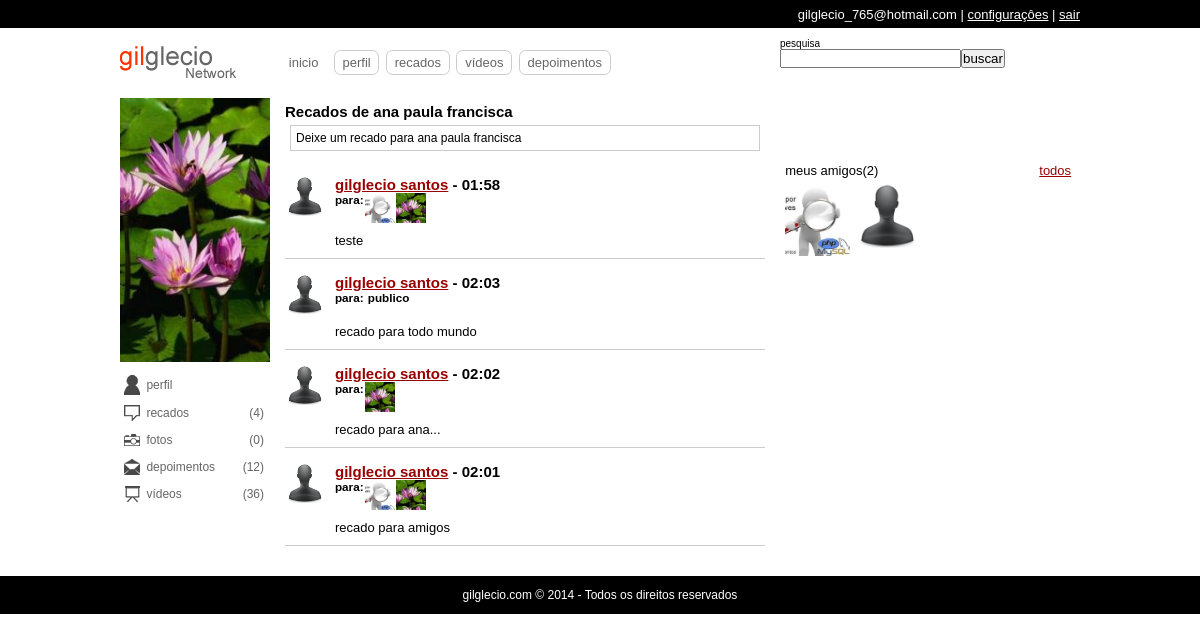
Page /recados.php?uid=3 (signed in) on the committed database.
### tables this page shows
CREATE TABLE IF NOT EXISTS `usuarios` (
  `id` int(11) NOT NULL AUTO_INCREMENT,
  `email` varchar(64) NOT NULL,
  `senha` varchar(128) NOT NULL,
  `nome` varchar(32) NOT NULL,
  `sobrenome` varchar(64) NOT NULL,
  `nascimento` date NOT NULL,
  `sexo` varchar(10) NOT NULL,
  `imagem` varchar(128) DEFAULT NULL,
  `status` int(1) NOT NULL DEFAULT '0',
  `cadastro` date NOT NULL,
  `nivel` int(1) NOT NULL DEFAULT '0',
  PRIMARY KEY (`id`)
);

CREATE TABLE IF NOT EXISTS `recados` (
  `id` int(11) NOT NULL AUTO_INCREMENT,
  `de` int(11) NOT NULL,
  `para` varchar(10) NOT NULL,
  `recado` text NOT NULL,
  `status` int(1) NOT NULL DEFAULT '1',
  `data` timestamp NOT NULL DEFAULT CURRENT_TIMESTAMP ON UPDATE CURRENT_TIMESTAMP,
  PRIMARY KEY (`id`)
);

### classes/DB.class.php (called while the page is built, shortened)
<?php
	class DB{
		private static $conn;
		static function getConn(){
			if(is_null(self::$conn)){
				self::$conn = new PDO('mysql:host=localhost;dbname=aularedesocial','root','123');
				self::$conn->setAttribute(PDO::ATTR_ERRMODE,PDO::ERRMODE_EXCEPTION);
			}
			return self::$conn;
		}
	}

### classes/Recados.class.php (called while the page is built, shortened)
<?php
	class Recados extends DB{
		static function getRecados($idExtrangeiro){
			$select = self::getConn()->prepare("
			SELECT u.id, u.nome, u.sobrenome, u.imagem, a.de, a.para, r.id, r.recado, r.de, r.para, r.data, r.status FROM usuarios u
			INNER JOIN amisade a ON (((u.id=a.de) AND (a.para=?)) OR ((u.id=a.para) AND (a.de=?)))
			INNER JOIN recados r ON ((r.de=u.id) AND (r.para='publico' OR r.para='amigos' OR r.para=?) AND r.status=1) AND a.status=1 ORDER BY r.data DESC");
			$select->execute(array($idExtrangeiro,$idExtrangeiro,$idExtrangeiro));
			$d['num'] = $select->rowCount();
			$d['dados'] = $select->fetchAll();
			return $d;
		}
	}

### classes/Amisade.class.php (called while the page is built, shortened)
<?php
	class Amisade extends DB{
		static function list_amigos($idExtrangeiro){
			$selAmigos= self::getConn()->prepare('SELECT u.id, u.nome, u.sobrenome, u.imagem FROM usuarios u INNER JOIN amisade a ON (((u.id=a.de) AND (a.para=?)) OR ((u.id=a.para) AND (a.de=?))) AND a.status=1');
			$selAmigos->execute(array($idExtrangeiro,$idExtrangeiro));
			$d['num'] = $selAmigos->rowCount();
			$d['dados'] = $selAmigos->fetchAll();
			return $d;
		}
		static function strIdAmigos($amigos){
			$ids = array();
			foreach ($amigos as $value) {
				array_push($ids, $value['id']);
			}
			return implode(',', $ids);
		}
	}

### classes/Allbuns.class.php (called while the page is built, shortened)
<?php
	class Albuns extends DB{
		static function listAlbuns($usuario){
			$list = self::getConn()->prepare('SELECT * FROM `albuns` WHERE `usuario`=?');
			$list->execute(array($usuario));
			$d['num'] = $list->rowCount();
			$d['dados'] = $list->fetchAll();
			return $d;
		}
		static function totalFotos($usuario){
			$albuns = self::listAlbuns($usuario);
			$totalfotos = 0;
			return $totalfotos;
		}
	}

### classes/Login.class.php (called while the page is built, shortened)
<?php
	class Login extends DB{
		private $tabela = 'usuarios';
		private $prefix = 'socialbigui_';
		private $cookie = true;
		function logado($cookei=true){
			if($this->cookie){
				if(!isset($_COOKIE[$this->prefix.'token'])){
					$this->erro = 'Você não está logado';
					return false;
				}else{
					$valor = join('#',array($_SESSION[$this->prefix.'usuario'],$_SERVER['REMOTE_ADDR'],$_SERVER['HTTP_USER_AGENT']));
					$valor = sha1($valor);
				}
			}
			return true;
		}
		function getDados($uid,$colunas='*'){
			if($this->logado()){
				$dados = self::getConn()->prepare('SELECT '.$colunas.' FROM `'.$this->tabela.'` WHERE `id`=?');
				$dados->execute(array($uid));
				return $dados->fetch(PDO::FETCH_ASSOC);
			}
		}
	}

### recados.php (the view, shortened to what this page needs)
<?php include('includes/header.php'); ?>
        <div id="amarra-center-left">
            <div class="center">
                <div class="blocos" id="pagina">
                	<h2><?php echo ($idDaSessao<>$idExtrangeiro) ? 'Recados de '.$user_fullname : 'Meus recados'; ?></h2>
                    <?php include('includes/form_recados.php'); ?>
                    <div id="listrecados">
                    	<?php
						if($recados['num']>0){
							echo '<ul>';
							foreach($recados['dados'] as $asRecados){
								echo '<li><span><img src="uploads/usuarios/'.user_img($asRecados['imagem']).'" /></span>
								<h2><a href="perfil.php?uid='.$asRecados['de'].'">'.$asRecados['nome'].' '.$asRecados['sobrenome'].'</a> - '.date('H:i',strtotime($asRecados[10])).'</h2>
								<h3>';
								echo '<ul><li>para: </li>';
								if($asRecados['para']=='amigos'){
									$amigos_recados = Amisade::list_amigos($asRecados['de']);
									foreach($amigos_recados['dados'] as $asAmigosRec){
										echo '<li><span><a href="perfil.php?uid='.$asAmigosRec['id'].'" /><img title="'.$asAmigosRec['nome'].' '.$asAmigosRec['sobrenome'].'" src="uploads/usuarios/'.user_img($asAmigosRec['imagem']).'" /></a></span></li>';
									}
								}elseif($asRecados['para']=='publico'){
									echo '<li>&nbsp;publico</li>';
								}else{
									$dados = $objLogin->getDados($asRecados['para']);
									echo '<li><span><a href="perfil.php?uid='.$dados['id'].'" /><img title="'.$dados['nome'].' '.$dados['sobrenome'].'" src="uploads/usuarios/'.user_img($dados['imagem']).'" /></a></span></li>';
								}
								echo '</ul>';
								echo '</h3>
								<!--esta linha de css faz a quebra automatica das linhas
								vindas do formulario white-space:pre-wrap; -->
								<pre><p style="white-space:pre-wrap; width:90%;">'.htmlspecialchars($asRecados[7]).'</p></pre></li>';
							}
							echo '</ul>';
						}
						?>
                    </div>
                </div>
            </div>
            <div class="right">
                <?php include('includes/amigos.php'); ?>
            </div>
        </div>
<?php include('includes/footer.php'); ?>

### includes/amigos.php (shortened to what this page needs)
<div class="blocos" id="publicidade">
</div>
<div class="blocos" id="meus-amigos">
    <span>meus amigos(<?php echo $list_amigos['num'] ?>) <a href="#">todos</a></span>
    <ul>
    	<?php
		if($list_amigos['num']>0){
			foreach($list_amigos['dados'] as $resAmigos){
				echo '<li><span><a href="perfil.php?uid='.$resAmigos[0].'"><img src="uploads/usuarios/'.user_img($resAmigos[3]).'" alt="" title="'.$resAmigos[1].' '.$resAmigos[2].'" /></a></span></li>';
			}
		}else{
			echo 'Você não tem amigos';
		}
		?>
    </ul>
</div>

### estilos/template.css (style rules this page uses)
* { margin:0; padding:0; }
body { background:url(../uploads/tema/default.jpg) center fixed; font:62.5% "Trebuchet MS", Arial, Helvetica, sans-serif; text-align:center; }
img { display:block; }
a { color:#900; }
div.center { width:489.999px; margin:0 1em; }
div.right { width:299.999px; }
div.left, div.center, div.right { min-height:50px; float:left; }
div.blocos { width:100%; min-height:50px; margin-bottom:1em; clear:both; background:#fff; }
div#content .blocos { width:auto; }
div#pagina { padding:0.5em; width:auto; }
div#meus-amigos { padding:0.2em; overflow:hidden; font-size:1.3em; }
div#meus-amigos span { width:97%; display:block; padding:0.2em; }
div#meus-amigos span a { float:right; }
div#meus-amigos ul { width:298px; height:281px; overflow-y:scroll; list-style:none; }
div#meus-amigos ul li { display:inline; float:left; }
div#meus-amigos ul li span { width:65px; height:70px; overflow:hidden; }
div#meus-amigos ul li img { width:100%; }
div#listrecados { margin-top:20px; }
div#listrecados ul li { overflow:hidden; margin-bottom:4px; border-bottom:1px solid #CCC; margin-bottom:15px; padding-bottom:10px; }
div#listrecados ul li span { width:40px; height:40px; overflow:hidden; float:left; margin-right:10px; }
div#listrecados ul li span img { width:100%; }
div#listrecados ul li h3 { display:block; float:left; }
div#listrecados ul li p { float:left; width:100%; margin-left:50px; font:13px Arial, Helvetica, sans-serif; list-style:18px; margin-top:10px; }
div#listrecados ul li ul li { list-style:none; float:left; margin:0; padding:0; margin-right:1px; border:none; }
div#listrecados ul li ul li span { width:30px; height:30px; margin:0; }

### rows in the picture
usuarios: shows a picture, nome "gilglecio", sobrenome "santos", recados.data "01:58", recados.recado "teste", recados.data "02:03", shows "publico", recados.recado "recado para todo mundo", recados.data "02:02", usuarios.imagem (picture), recados.recado "recado para ana...", recados.data "02:01", recados.recado "recado para amigos"
usuarios: imagem (picture)
usuarios: imagem (picture)

### other values in the picture
$_SESSION['socialbigui_usuario'] "gilglecio_765@hotmail.com"
$recados['num'] "4"
Albuns::totalFotos($idExtrangeiro) "0"
$user_fullname "ana paula francisca"
$txt_for_recado "Deixe um recado para ana paula francisca"
$list_amigos['num'] "2"
